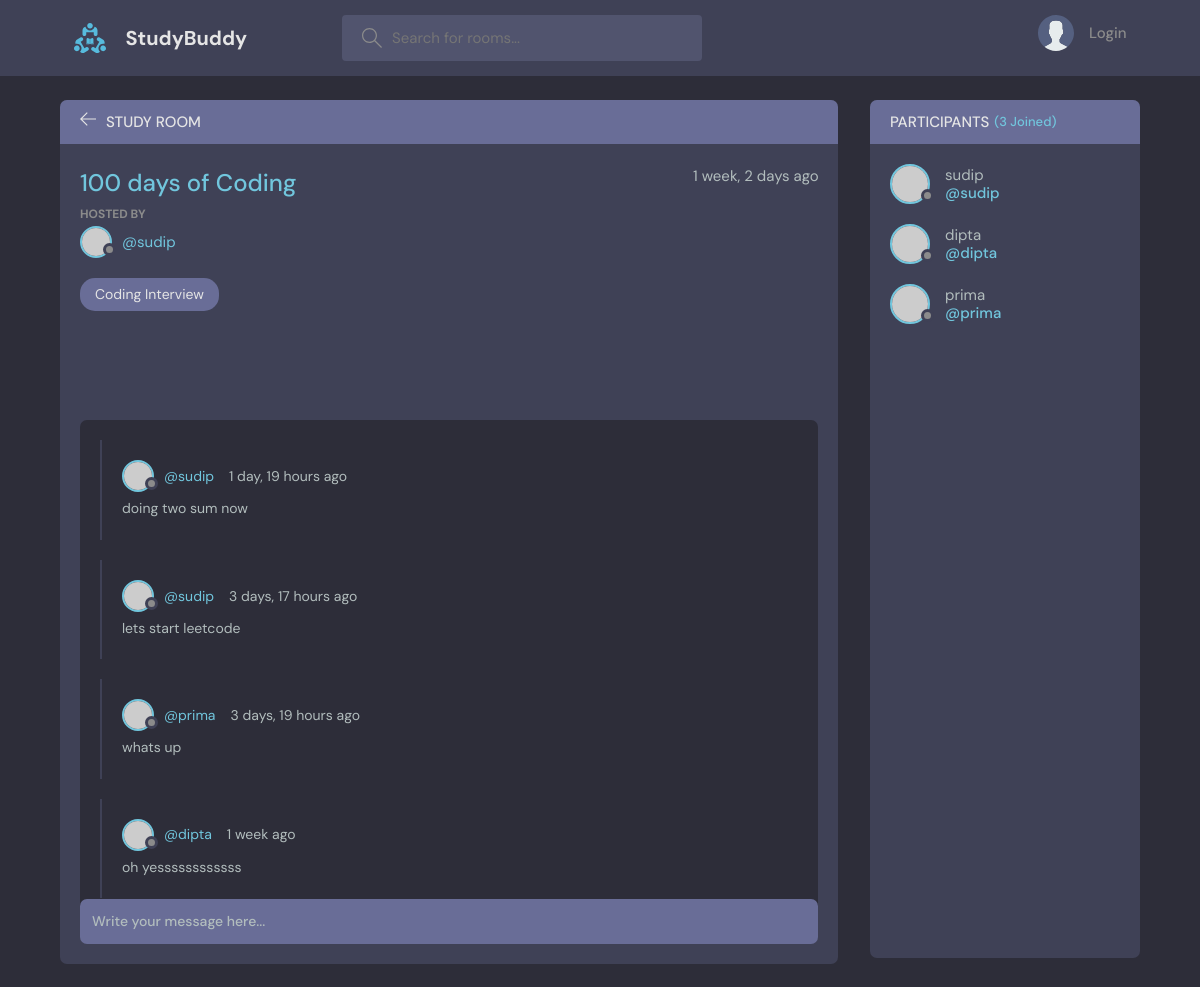
The app's page /rooms/1 with its own data.
### base/models.py (models this page shows, shortened)
class Room(models.Model):
    host = models.ForeignKey(User, on_delete=models.SET_NULL, null=True)
    participants = models.ManyToManyField(
        User, related_name='participants', blank=True)
    topic = models.ForeignKey(Topics, on_delete=models.SET_NULL, null=True)
    name = models.CharField(max_length=200)
    description = models.TextField(null=True, blank=True)
    updated = models.DateTimeField(auto_now=True)
    created = models.DateTimeField(auto_now_add=True)
    class Meta:
        ordering = ['-updated', '-created']

class Topics(models.Model):
    name = models.CharField(max_length=200)
    def __str__(self):
        return self.name

class Message(models.Model):
    user = models.ForeignKey(
        User, on_delete=models.CASCADE, blank=True, null=True)
    room = models.ForeignKey(Room, on_delete=models.CASCADE)
    body = models.TextField()
    updated = models.DateTimeField(auto_now=True)
    created = models.DateTimeField(auto_now_add=True)
    class Meta:
        ordering = ['-updated', '-created']

### base/views.py (the view, shortened to what this page needs)
# urls.py: path('rooms/<str:pk>', views.room, name='room'),
def room(request, pk):
    room = Room.objects.get(id=pk)
    room_messages = room.message_set.all()
    participants = room.participants.all()
    context = {'room': room, 'room_messages': room_messages,
               'participants': participants}
    return render(request, 'base/room.html', context)

### base/templates/base/room.html (shortened to what this page needs)
{% extends 'main.html' %}
{% block content %}
    <main class="profile-page layout layout--2">
      <div class="container">
        <div class="room">
          <div class="room__top">
            <div class="room__topLeft">
              <a href="{% url 'home' %}">
                <svg version="1.1" xmlns="http://www.w3.org/2000/svg" width="32" height="32" viewBox="0 0 32 32">
                  <title>arrow-left</title>
                  <path
                    d="M13.723 2.286l-13.723 13.714 13.719 13.714 1.616-1.611-10.96-10.96h27.625v-2.286h-27.625l10.965-10.965-1.616-1.607z"
                  ></path>
                </svg>
              </a>
              <h3>Study Room</h3>
            </div>
          </div>
          <div class="room__box scroll">
            <div class="room__header scroll">
              <div class="room__info">
                <h3>{{room.name}}</h3>
                <span>{{room.created|timesince}} ago</span>
              </div>
              <div class="room__hosted">
                <p>Hosted By</p>
                <a href="{% url 'user-profile' room.host.id %}" class="room__author">
                  <div class="avatar avatar--small">
                    <img src="https://randomuser.me/api/portraits/men/37.jpg" />
                  </div>
                  <span>@{{room.host.username}}</span>
                </a>
              </div>
              <span class="room__topics">{{room.topic}}</span>
            </div>
            <div class="room__conversation">
              <div class="threads scroll">
                {% for message in room_messages %}
                <div class="thread">
                  <div class="thread__top">
                    <div class="thread__author">
                      <a href="{% url 'user-profile' message.user.id %}" class="thread__authorInfo">
                        <div class="avatar avatar--small">
                          <img src="https://randomuser.me/api/portraits/men/37.jpg" />
                        </div>
                        <span>@{{message.user}}</span>
                      </a>
                      <span class="thread__date">{{message.created | timesince}} ago</span>
                    </div>
                  </div>
                  <div class="thread__details">
                    {{message.body}}
                  </div>
                </div>
                {% endfor %}
              </div>
            </div>
          </div>
          <div class="room__message">
            <form action="" method="post">
              <input name="body" placeholder="Write your message here..." /></form>
          </div>
        </div>
        <div class="participants">
          <h3 class="participants__top">Participants <span>({{participants.count}} Joined)</span></h3>
          <div class="participants__list scroll">
            {% for user in participants %}
            <a href="{% url 'user-profile' user.id %}" class="participant">
              <div class="avatar avatar--medium">
                <img src="https://randomuser.me/api/portraits/men/37.jpg" />
              </div>
              <p>
                {{user.username}}
                <span>@{{user.username}}</span>
              </p>
            </a>
            {% endfor %}
          </div>
        </div>
      </div>
    </main>
  </body>
</html>
{% endblock %}

### records on screen
Room: name "100 days of Coding", created "1 week, 2 days", host.username "sudip", topic "Coding Interview"
Message: user "sudip", created "1 day, 19 hours", body "doing two sum now"
Message: user "sudip", created "3 days, 17 hours", body "lets start leetcode"
Message: user "prima", created "3 days, 19 hours", body "whats up"
Message: user "dipta", created "1 week", body "oh yessssssssssss"

### other values on screen
{{ participants.count }} "3"
{{ user.username }} "sudip"
{{ user.username }} "dipta"
{{ user.username }} "prima"
